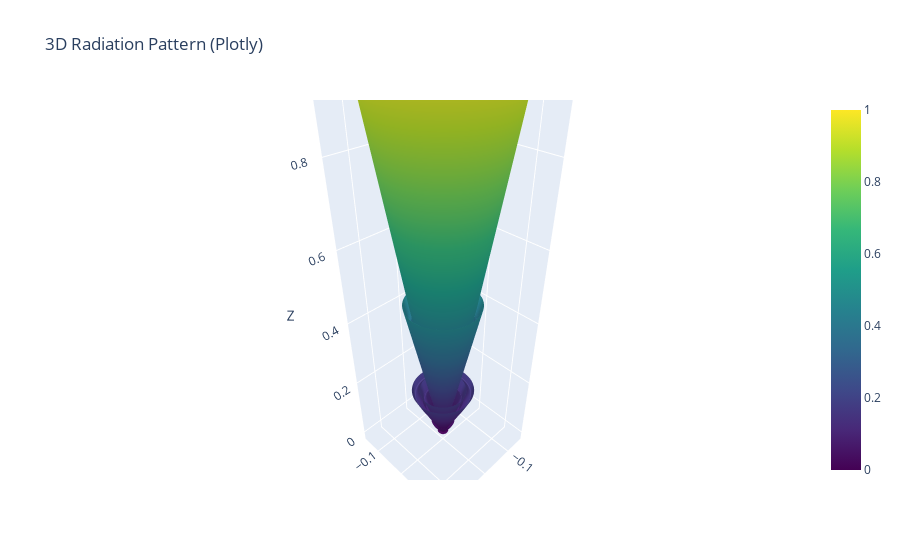

The notebook cell this image was saved under:
### Code cell
def plot_radiation_pattern_3d(Ptheta):
    """Plots the radiation pattern in 3d Cartesian coordinates.

    Args:
        Ptheta: radial flux of the far fields in polar coordinates.
    """
    
    npts = 100  # number of points in [0,2*pi) range of angles
    # define field projection angle ranges
    thetas = np.linspace(0, np.pi/3, npts)  # polar angle
    phis = np.linspace(0, 2*np.pi, npts)  # azimuthal angle

    xs = np.zeros((len(thetas), len(phis)))
    ys = np.zeros((len(thetas), len(phis)))
    zs = np.zeros((len(thetas), len(phis)))

    for i, theta in enumerate(thetas):
        for j, phi in enumerate(phis):
            xs[i, j] = Ptheta[i] * np.sin(theta) * np.cos(phi)
            ys[i, j] = Ptheta[i] * np.sin(theta) * np.sin(phi)
            zs[i, j] = Ptheta[i] * np.cos(theta)

    
    # Plot with Plotly
    fig = go.Figure(data=[
        go.Surface(
            x=xs, y=ys, z=zs,
    
            colorscale='Viridis',
            cmin=0,
            cmax=1,
            showscale=True,
            opacity=1.0
        )
    ])

    fig.update_layout(
        title='3D Radiation Pattern (Plotly)',
        scene=dict(
            xaxis_title='X',
            yaxis_title='Y',
            zaxis_title='Z',
            aspectmode='data'
        ),
    )

    fig.show()
    
#0.75, 1.17 = 0.31
plot_radiation_pattern_3d(Pr)

### Figure 1 — Plotly figure (JSON) as saved in the notebook; plotly's stock layout.template omitted (floating-point values rounded to 4 significant figures; data arrays with more than 128 entries replaced by an {"elided": "..."} marker saying what was removed)
{"data": [{"cmax": 1, "cmin": 0, "colorscale": [[0, "#440154"], [0.1111, "#482878"], [0.2222, "#3e4989"], [0.3333, "#31688e"], [0.4444, "#26828e"], [0.5556, "#1f9e89"], [0.6667, "#35b779"], [0.7778, "#6ece58"], [0.8889, "#b5de2b"], [1, "#fde725"]], "opacity": 1, "showscale": true, "type": "surface", "x": {"elided": "100x100 float values"}, "y": {"elided": "100x100 float values"}, "z": {"elided": "100x100 float values"}}], "layout": {"scene": {"aspectmode": "data", "xaxis": {"title": {"text": "X"}}, "yaxis": {"title": {"text": "Y"}}, "zaxis": {"title": {"text": "Z"}}}, "title": {"text": "3D Radiation Pattern (Plotly)"}}}
